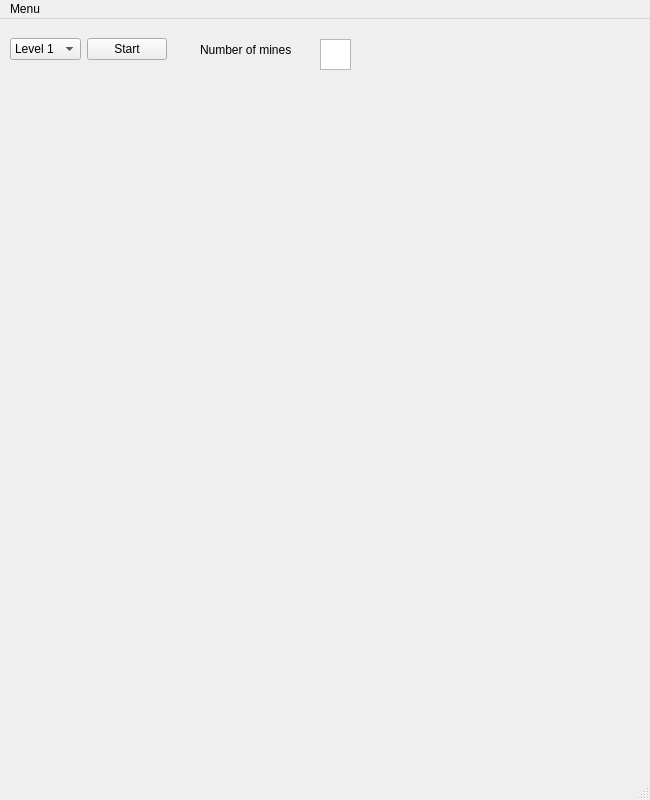
<?xml version="1.0" encoding="UTF-8"?>
<ui version="4.0">
 <class>MainWindow</class>
 <widget class="QMainWindow" name="MainWindow">
  <property name="enabled">
   <bool>true</bool>
  </property>
  <property name="geometry">
   <rect>
    <x>0</x>
    <y>0</y>
    <width>650</width>
    <height>800</height>
   </rect>
  </property>
  <property name="minimumSize">
   <size>
    <width>649</width>
    <height>770</height>
   </size>
  </property>
  <property name="maximumSize">
   <size>
    <width>1000</width>
    <height>1000</height>
   </size>
  </property>
  <property name="windowTitle">
   <string>Minesweeper</string>
  </property>
  <widget class="QWidget" name="centralwidget">
   <widget class="QWidget" name="horizontalLayoutWidget">
    <property name="geometry">
     <rect>
      <x>10</x>
      <y>10</y>
      <width>157</width>
      <height>41</height>
     </rect>
    </property>
    <layout class="QHBoxLayout" name="horizontalLayout">
     <item>
      <widget class="QComboBox" name="comboBox">
       <property name="editable">
        <bool>false</bool>
       </property>
       <property name="currentText">
        <string>Level 1</string>
       </property>
       <item>
        <property name="text">
         <string>Level 1</string>
        </property>
       </item>
       <item>
        <property name="text">
         <string>Level 2</string>
        </property>
       </item>
       <item>
        <property name="text">
         <string>Level 3</string>
        </property>
       </item>
      </widget>
     </item>
     <item>
      <widget class="QPushButton" name="pushButton">
       <property name="text">
        <string>Start</string>
       </property>
      </widget>
     </item>
    </layout>
   </widget>
   <widget class="QWidget" name="gridLayoutWidget">
    <property name="geometry">
     <rect>
      <x>10</x>
      <y>90</y>
      <width>601</width>
      <height>541</height>
     </rect>
    </property>
    <layout class="QGridLayout" name="gridLayout_2"/>
   </widget>
   <widget class="QLabel" name="label">
    <property name="geometry">
     <rect>
      <x>200</x>
      <y>20</y>
      <width>111</width>
      <height>21</height>
     </rect>
    </property>
    <property name="text">
     <string>Number of mines</string>
    </property>
   </widget>
   <widget class="QTextBrowser" name="textBrowser">
    <property name="geometry">
     <rect>
      <x>320</x>
      <y>20</y>
      <width>31</width>
      <height>31</height>
     </rect>
    </property>
    <property name="inputMethodHints">
     <set>Qt::ImhNone</set>
    </property>
   </widget>
  </widget>
  <widget class="QStatusBar" name="statusbar"/>
  <widget class="QMenuBar" name="menubar">
   <property name="enabled">
    <bool>true</bool>
   </property>
   <property name="geometry">
    <rect>
     <x>0</x>
     <y>0</y>
     <width>650</width>
     <height>21</height>
    </rect>
   </property>
   <widget class="QMenu" name="menuMinesweeper">
    <property name="enabled">
     <bool>true</bool>
    </property>
    <property name="title">
     <string>Menu</string>
    </property>
    <addaction name="action"/>
    <addaction name="separator"/>
    <addaction name="actionNotes_2"/>
   </widget>
   <addaction name="menuMinesweeper"/>
  </widget>
  <action name="action">
   <property name="text">
    <string>Rules of the game</string>
   </property>
  </action>
  <action name="actionNotes_2">
   <property name="text">
    <string>Notes</string>
   </property>
  </action>
 </widget>
 <resources/>
 <connections/>
</ui>
